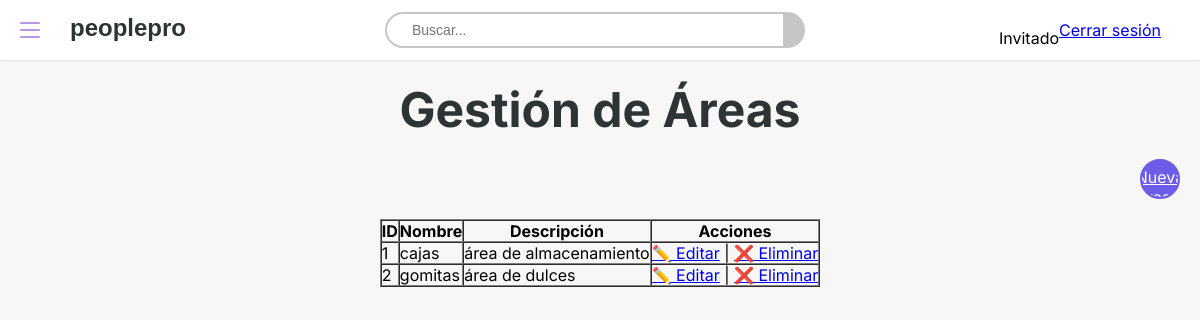
Page /public/index.php?action=area on the committed database.
### tables this page shows
CREATE TABLE `areas` (
  `id` int(11) NOT NULL,
  `nombre` varchar(100) NOT NULL,
  `descripcion` text DEFAULT NULL
);

### core/controller.php (called while the page is built, shortened)
<?php
class Controller {
    public function view($view, $data = []) {
        extract($data);
        require_once __DIR__ . '/../views/' . $view . '.php';
    }
}

### controllers/AreaController.php (called while the page is built, shortened)
<?php
require_once __DIR__ . '/../core/Controller.php';
require_once __DIR__ . '/../models/Area.php';
class AreaController extends Controller {
    private $area;
    public function __construct() {
        $this->area = new Area();
    }
    public function index() {
        $data['areas'] = $this->area->getAll();
        $this->view('areas/index', $data);
    }
}

### core/model.php (called while the page is built, shortened)
<?php
require_once __DIR__ . '/../config/database.php';
class Model {
    public function __construct() {
        $db = new Database();
        $this->conn = $db->connect();
    }
}

### config/database.php (called while the page is built, shortened)
<?php
class Database {
    private $host = "localhost";
    private $db_name = "peoplepro";
    private $username = "root";
    private $password = "";
    public function connect() {
        $this->conn = null;
        try {
            $this->conn = new PDO("mysql:host=$this->host;dbname=$this->db_name", $this->username, $this->password);
            $this->conn->setAttribute(PDO::ATTR_ERRMODE, PDO::ERRMODE_EXCEPTION);
        } catch (PDOException $e) {
            die("Error en la conexión: " . $e->getMessage());
        }
        return $this->conn;
    }
}

### models/Area.php (called while the page is built, shortened)
<?php
require_once __DIR__ . '/../core/Model.php';
class Area extends Model {
    public function getAll() {
        $stmt = $this->conn->prepare("SELECT * FROM `areas`");
        $stmt->execute();
        return $stmt->fetchAll(PDO::FETCH_ASSOC);
    }
}

### views/areas/index.php (the view, shortened to what this page needs)
<!DOCTYPE html>
<html lang="es">
<head>
    <link rel="stylesheet" href="/peoplepro/public/css/nav.css">
    <link rel="stylesheet" href="/peoplepro/public/css/areas.css">
</head>
<body>
    <header class="header">
        <div class="izquierda">
            <button class="menu-hamburguesa">
                <span class="linea"></span>
                <span class="linea"></span>
                <span class="linea"></span>
            </button>
            <div id="logo"></div>
        </div>
        <form action="#" class="buscador">
        <input type="text" placeholder="Buscar..." class="input-buscador">
        <button type="submit" class="buscador-icono"><i class="bi bi-search"></i></button>
        </form>
        <div class="derecha">
            <p><?= htmlspecialchars($_SESSION['usuario_nombre'] ?? 'Invitado') ?></p>
            <a href="index.php?action=logout">Cerrar sesión</a>
        </div>
    </header>
    <br>
<h2 class="area-titulo">Gestión de Áreas</h2>
<div class="nueva-area-contenedor">
    <a href="/peoplepro/public/index.php?action=area&method=crear" class="nueva-area" title="Crear nueva área">+ Nueva Área</a>
</div>
<main class="main">
    <table class="tabla-areas" border="1" cellpadding="10" cellspacing="0">
        <thead>
            <tr>
                <th>ID</th>
                <th>Nombre</th>
                <th>Descripción</th>
                <th>Acciones</th>
            </tr>
        </thead>
        <tbody>
            <?php foreach ($data['areas'] as $area): ?>
            <tr>
                <td><?= $area['id'] ?></td>
                <td><?= htmlspecialchars($area['nombre']) ?></td>
                <td><?= htmlspecialchars($area['descripcion']) ?></td>
                <td>
                    <a href="/peoplepro/public/index.php?action=area&method=editar&id=<?= urlencode($area['id']) ?>">✏️ Editar</a> |
                    <a href="/peoplepro/public/index.php?action=area&method=eliminar&id=<?= urlencode($area['id']) ?>" onclick="return confirm('¿Eliminar esta área?')">❌ Eliminar</a>
                </td>
            </tr>
            <?php endforeach; ?>
        </tbody>
    </table>
</main>
</body>
</html>

### public/css/nav.css (style rules this page uses)
@media (prefers-color-scheme: light) { :root { --fondo: #F7F7F8; --fondo-header: #ffffff; --texto-primario: #2D3436; --texto-secundario: #636E72; --color-logo: #2D3436; --color-icono-menu: #b895e6; --box-shadow: #bdc2c4 0px 0px 2.5px; --color-buscador:#C6C6C6; } }
* { margin: 0; padding: 0; box-sizing: border-box; font-family: "Inter", sans-serif; }
body { background-color: var(--fondo); }
.header { background-color: var(--fondo-header); padding: 10px; display: flex; align-items: center; justify-content: space-between; width: 100%; height: auto; box-shadow: var(--box-shadow); position: sticky; }
.izquierda { display: flex; align-items: center; justify-content: center; }
.menu-hamburguesa { display: flex; flex-direction: column; justify-content: center; align-items: center; width: 40px; height: 40px; gap: 5px; cursor: pointer; z-index: 8888; border: none; }
.linea { position: relative; width: 20px; height: 2px; background-color: var(--color-icono-menu); border-radius: 10px; transition: all 0.5s ease-in-out; }
.menu-hamburguesa .linea:nth-child(1), .menu-hamburguesa .linea:nth-child(3) { top: 0; transform: rotate(0deg); }
.menu-hamburguesa .linea:nth-child(2) { opacity: 1; visibility: visible; }
#logo { font-size: 24px; white-space: pre-wrap; padding: 0 5px 5px 0; animation: blink-caret 0.75s step-end infinite; color: var(--color-logo); font-family: "Libre Franklin", sans-serif; font-weight:900; margin-left: 20px; z-index: 7777; width: 150px; }
.buscador { display: flex; justify-content: center; }
.input-buscador { padding: 8px 10px 8px 25px; background-size: 16px 16px; border: 2px solid var(--color-buscador); border-radius: 20px 0 0 20px; font-size: 14px; outline: none; width: 400px; font-family: "Libre Franklin", sans-serif; font-weight: 500; overflow: hidden; color: #3d3f41; }
.buscador-icono { border: none; padding: 6.2px 10px; border-radius: 0 20px 20px 0; background-color: var(--color-buscador); }
.derecha { display: flex; align-items: center; justify-content: center; width: 220px; height: 40px; }
.derecha p { margin-top: 15px; }
.derecha, .izquierda, .buscador, .menu-hamburguesa, #logo, .nav-lista li, .nav-lista a, .nav-lista { background-color: transparent; box-sizing: border-box; }

### public/css/areas.css (style rules this page uses)
:root { --primario: #6C5CE7; --texto-primario: #2D3436; --texto-secundario: #636E72; }
* { margin: 0; padding: 0; box-sizing: border-box; font-family: "Inter", sans-serif; }
.main { display: flex; flex-wrap: wrap; justify-content: center; height: auto; }
.area-titulo { text-align: center; font-size: 3rem; color: var(--texto-primario); }
.nueva-area-contenedor { display: flex; justify-content: flex-end; padding: 0 20px; }
.nueva-area { padding-bottom: 5px; width: 40px; height: 40px; background-color: var(--primario); color: white; border: 2px solid var(--primario); border-radius: 50%; transition: background-color 0.6s ease, color 0.6s ease; display: flex; align-items: center; justify-content: center; overflow: hidden; margin: 20px 0; }

### rows in the picture
areas: id "1", nombre "cajas", descripcion "área de almacenamiento"
areas: id "2", nombre "gomitas", descripcion "área de dulces"

### other values in the picture
$_SESSION['usuario_nombre'] "Invitado"
